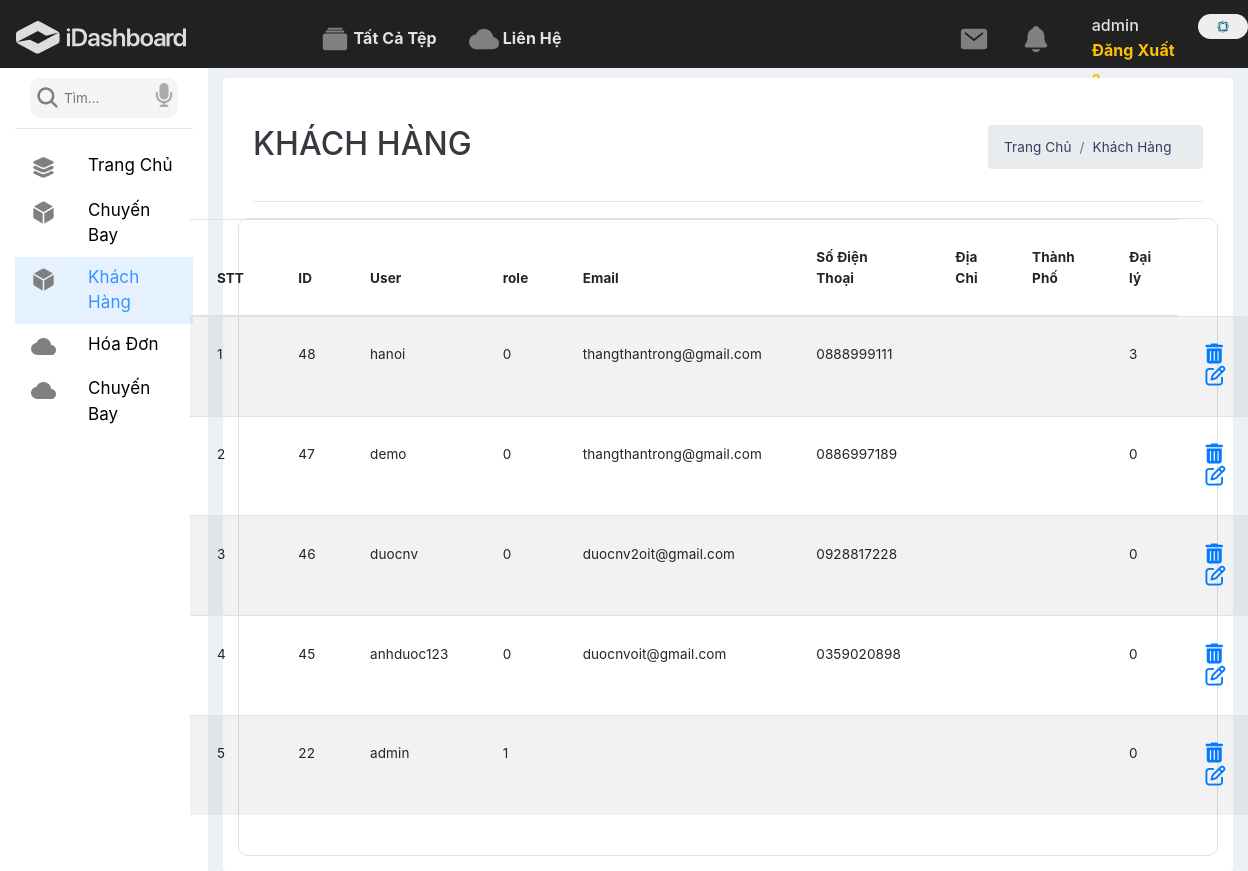
The page /admin/index.php?ctrl=khachhang&act=index (signed in) on the database its author committed.
### tables this page shows
CREATE TABLE `khachhang` (
  `id` int(12) NOT NULL,
  `tenKH` varchar(55) DEFAULT NULL,
  `user` varchar(255) NOT NULL,
  `gioitinh` tinyint(1) NOT NULL DEFAULT '1',
  `role` tinyint(1) NOT NULL DEFAULT '0',
  `pass` varchar(255) NOT NULL,
  `kichhoat` tinyint(1) NOT NULL DEFAULT '0',
  `email` varchar(255) DEFAULT NULL,
  `avatar` varchar(50) DEFAULT NULL,
  `sodienthoai` varchar(11) DEFAULT NULL,
  `diachi` varchar(255) DEFAULT NULL,
  `thanhpho` varchar(255) DEFAULT NULL,
  `tichdiem` int(3) DEFAULT '10',
  `randomkey` varchar(255) DEFAULT NULL,
  `cmnd` varchar(255) DEFAULT NULL,
  `iddaily` int(11) DEFAULT NULL
);

### system/database.php (called while the page is built, shortened)
<?php
function connect(){
    try {
        $ConnectionOption = array
            (
                PDO::MYSQL_ATTR_INIT_COMMAND => "SET NAMES 'utf8'",
                PDO::ATTR_ERRMODE => PDO::ERRMODE_EXCEPTION,
            );
        $conn = new PDO ('mysql:host='.HOST_DB.';dbname='.NAME_DB.';charset=utf8', USER_DB, PASS_DB, $ConnectionOption);
        $conn->setAttribute(PDO::ATTR_ERRMODE, PDO::ERRMODE_EXCEPTION);
        return $conn;
    } catch(PDOException $e) {
        include_once '../site/views/error/500.php';
    }
}
function result1($fe,$sql){
    $sqlValue = array_slice(func_get_args(),2);
    try {
        $conn = connect();
        $stmt = $conn->prepare($sql);
        $stmt->execute($sqlValue);
        if($fe===0)return $stmt->fetchAll();elseif($fe===1)return $stmt->fetch(PDO::FETCH_ASSOC);
    } catch (PDOException $e) {
        echo "Lỗi: " . $e->getMessage();
    }
    finally{
        unset($conn);
    }
}
?>

### admin/models/khachhang.php (called while the page is built, shortened)
<?php
function showallkh(){
    $sql ="select * from khachhang order by id desc";
    return result1(0,$sql);
}

### admin/views/khachhangindex.php (the view, shortened to what this page needs)
<div class="col-lg-10">
    <div class="l-box-white">
        <div class="container-fluid">
            <div class="row d-flex justify-content-between mt-3">
                <div class="col-lg-4 text-dark mt-3">
                    <h2>KHÁCH HÀNG</h2>
                </div>
                <div class="col-lg-3 mt-3">
                    <nav aria-label="breadcrumb ">
                        <ol class="breadcrumb">
                            <li class="breadcrumb-item"><a href="#">Trang Chủ</a></li>
                            <li class="breadcrumb-item"><a href="#">Khách Hàng</a></li>
                        </ol>
                    </nav>
                </div>
            </div>
            <hr>
            <div class="row mt-3">
                <div class="col-lg-12 bg-white pb-4 border">
                    <div class="row d-flex justify-content-center">
                        <table class="table table-striped  w-100">
                            <thead class="thead-inverse">
                                <tr class="">
                                    <th>STT</th>
                                    <th>ID</th>
                                    <th>User</th>
                                    <th>role</th>
                                    <th>Email</th>
                                    <th>Số Điện Thoại</th>
                                    <th>Địa Chỉ</th>
                                    <th>Thành Phố</th>
                                    <th>Đại lý</th>
                                </tr>
                            </thead>
                            <tbody id="result">
                                        <?php
                    $i=0;
                    foreach ($showallkh as $kh) {
                        $i++;
                        $id=$kh['id'];
                        $linkdel = "/ban-ve-may-bay/admin/index.php?ctrl=khachhang&act=del&iddel=".$id;
                        $linkedit = "/ban-ve-may-bay/admin/index.php?ctrl=khachhang&act=add&idedit=".$id;
                    ?>
                    <tr>
                        <td><?=$i?></td>
                        <td><?=$kh['id']?></td>
                        <td><?=$kh['user']?></td>
                        <td><?=$kh['role']?></td>
                        <td><?=$kh['email']?></td>
                        <td><?=$kh['sodienthoai']?></td>
                        <td><?=$kh['diachi']?></td>
                        <td><?=$kh['thanhpho']?></td>
                        <td><?=$kh['iddaily']?></td>
                        <td>
                            <a onclick='checkDelete("<?=$linkdel?>")'><i class="fa fa-trash mr-3" ></i></a>
                            <a href="<?=$linkedit?>"><i class="fa fa-edit"></i></a>
                        </td>
                    </tr>
                    <?php }?>
                            </tbody>
                        </table>
                    </div>
                </div>
            </div>
        </div>
    </div>
</div>

### admin/views/css/style.css (style rules this page uses)
a, a:hover, a:active { text-decoration: none !important; color: #303e67; }
body { margin: 0; overflow-x: hidden !important; font-size: .845rem; background-color: #edf0f5; color: rgba(0, 0, 0, 0.95); min-height: 100vh; letter-spacing: 0.1px; line-height: 1.5; font-family: "Inter", sans-serif; }
.bg-white { background-color: white; }
.border { border-radius: 10px; }
ul, li { list-style: none; padding: 0; margin: 0; }
tr td .fa-trash, tr td .fa-edit { font-size: 20px !important; color: #007bff; }
.table td, .table th { padding: 1.7rem; }
.l-box-white { background: white; border-radius: 4px; margin-top: 10px; padding: 15px 15px; }

### rows shown on the page
khachhang: id "48", user "hanoi", role "0", email "thangthantrong@gmail.com", sodienthoai "0888999111", iddaily "3"
khachhang: id "47", user "demo", role "0", email "thangthantrong@gmail.com", sodienthoai "0886997189", iddaily "0"
khachhang: id "46", user "duocnv", role "0", email "duocnv2oit@gmail.com", sodienthoai "0928817228", iddaily "0"
khachhang: id "45", user "anhduoc123", role "0", email "duocnvoit@gmail.com", sodienthoai "0359020898", iddaily "0"
khachhang: id "22", user "admin", role "1", iddaily "0"

### other values the page prints
$_SESSION['suser'] "admin"
